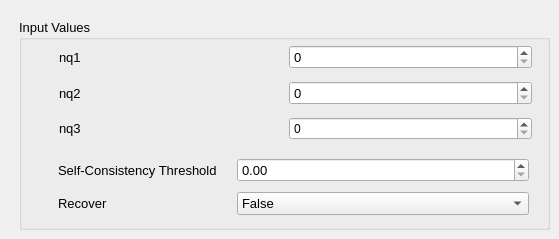
    <widget class="QWidget" name="tab">
     <attribute name="title">
      <string>PH.x Input Values</string>
     </attribute>
     <widget class="QGroupBox" name="groupBox_4">
      <property name="geometry">
       <rect>
        <x>19</x>
        <y>19</y>
        <width>531</width>
        <height>211</height>
       </rect>
      </property>
      <property name="font">
       <font>
        <pointsize>10</pointsize>
       </font>
      </property>
      <property name="title">
       <string>Input Values</string>
      </property>
      <widget class="QWidget" name="layoutWidget">
       <property name="geometry">
        <rect>
         <x>20</x>
         <y>20</y>
         <width>493</width>
         <height>109</height>
        </rect>
       </property>
       <layout class="QGridLayout" name="gridLayout_9">
        <item row="2" column="1">
         <widget class="QSpinBox" name="spinBox_15">
          <property name="sizePolicy">
           <sizepolicy hsizetype="Minimum" vsizetype="Fixed">
            <horstretch>0</horstretch>
            <verstretch>0</verstretch>
           </sizepolicy>
          </property>
          <property name="font">
           <font>
            <pointsize>9</pointsize>
           </font>
          </property>
         </widget>
        </item>
        <item row="1" column="1">
         <widget class="QSpinBox" name="spinBox_16">
          <property name="font">
           <font>
            <pointsize>10</pointsize>
           </font>
          </property>
         </widget>
        </item>
        <item row="1" column="0">
         <widget class="QLabel" name="label_31">
          <property name="font">
           <font>
            <pointsize>10</pointsize>
           </font>
          </property>
          <property name="toolTip">
           <string>&lt;html&gt;&lt;head/&gt;&lt;body&gt;&lt;pre style=&quot; margin-top:12px; margin-bottom:-13px; margin-left:0px; margin-right:0px; -qt-block-indent:0; text-indent:0px;&quot;&gt;&lt;span style=&quot; font-family:'Courier New';&quot;&gt;Parameters of the Monkhorst-Pack grid (no offset)&lt;/span&gt;&lt;/pre&gt;&lt;/body&gt;&lt;/html&gt;</string>
          </property>
          <property name="text">
           <string>nq2</string>
          </property>
          <property name="indent">
           <number>20</number>
          </property>
         </widget>
        </item>
        <item row="2" column="0">
         <widget class="QLabel" name="label_32">
          <property name="font">
           <font>
            <pointsize>10</pointsize>
           </font>
          </property>
          <property name="toolTip">
           <string>&lt;html&gt;&lt;head/&gt;&lt;body&gt;&lt;pre style=&quot; margin-top:12px; margin-bottom:-13px; margin-left:0px; margin-right:0px; -qt-block-indent:0; text-indent:0px;&quot;&gt;&lt;span style=&quot; font-family:'Courier New';&quot;&gt;Parameters of the Monkhorst-Pack grid (no offset)&lt;/span&gt;&lt;/pre&gt;&lt;/body&gt;&lt;/html&gt;</string>
          </property>
          <property name="text">
           <string>nq3</string>
          </property>
          <property name="indent">
           <number>20</number>
          </property>
         </widget>
        </item>
        <item row="0" column="0">
         <widget class="QLabel" name="label_33">
          <property name="font">
           <font>
            <pointsize>10</pointsize>
           </font>
          </property>
          <property name="toolTip">
           <string>&lt;html&gt;&lt;head/&gt;&lt;body&gt;&lt;pre style=&quot; margin-top:12px; margin-bottom:-13px; margin-left:0px; margin-right:0px; -qt-block-indent:0; text-indent:0px;&quot;&gt;&lt;span style=&quot; font-family:'Courier New';&quot;&gt;Parameters of the Monkhorst-Pack grid (no offset)&lt;/span&gt;&lt;/pre&gt;&lt;/body&gt;&lt;/html&gt;</string>
          </property>
          <property name="text">
           <string>nq1</string>
          </property>
          <property name="indent">
           <number>20</number>
          </property>
         </widget>
        </item>
        <item row="0" column="1">
         <widget class="QSpinBox" name="spinBox_17">
          <property name="font">
           <font>
            <pointsize>10</pointsize>
           </font>
          </property>
         </widget>
        </item>
       </layout>
      </widget>
      <widget class="QWidget" name="formLayoutWidget_3">
       <property name="geometry">
        <rect>
         <x>19</x>
         <y>139</y>
         <width>491</width>
         <height>61</height>
        </rect>
       </property>
       <layout class="QFormLayout" name="formLayout_6">
        <property name="horizontalSpacing">
         <number>20</number>
        </property>
        <property name="verticalSpacing">
         <number>10</number>
        </property>
        <item row="0" column="1">
         <widget class="QDoubleSpinBox" name="doubleSpinBox_7"/>
        </item>
        <item row="0" column="0">
         <widget class="QLabel" name="label_34">
          <property name="font">
           <font>
            <pointsize>10</pointsize>
           </font>
          </property>
          <property name="text">
           <string>Self-Consistency Threshold</string>
          </property>
          <property name="indent">
           <number>20</number>
          </property>
         </widget>
        </item>
        <item row="1" column="1">
         <widget class="QComboBox" name="comboBox_6">
          <item>
           <property name="text">
            <string>False</string>
           </property>
          </item>
          <item>
           <property name="text">
            <string>True</string>
           </property>
          </item>
         </widget>
        </item>
        <item row="1" column="0">
         <widget class="QLabel" name="label_35">
          <property name="font">
           <font>
            <pointsize>10</pointsize>
           </font>
          </property>
          <property name="toolTip">
           <string>&lt;html&gt;&lt;head/&gt;&lt;body&gt;&lt;pre style=&quot; margin-top:12px; margin-bottom:-13px; margin-left:0px; margin-right:0px; -qt-block-indent:0; text-indent:0px;&quot;&gt;&lt;span style=&quot; font-family:'Courier New';&quot;&gt;If .true. restart from an interrupted run.&lt;/span&gt;&lt;/pre&gt;&lt;/body&gt;&lt;/html&gt;</string>
          </property>
          <property name="text">
           <string>Recover</string>
          </property>
          <property name="indent">
           <number>20</number>
          </property>
         </widget>
        </item>
       </layout>
      </widget>
     </widget>
    </widget>
